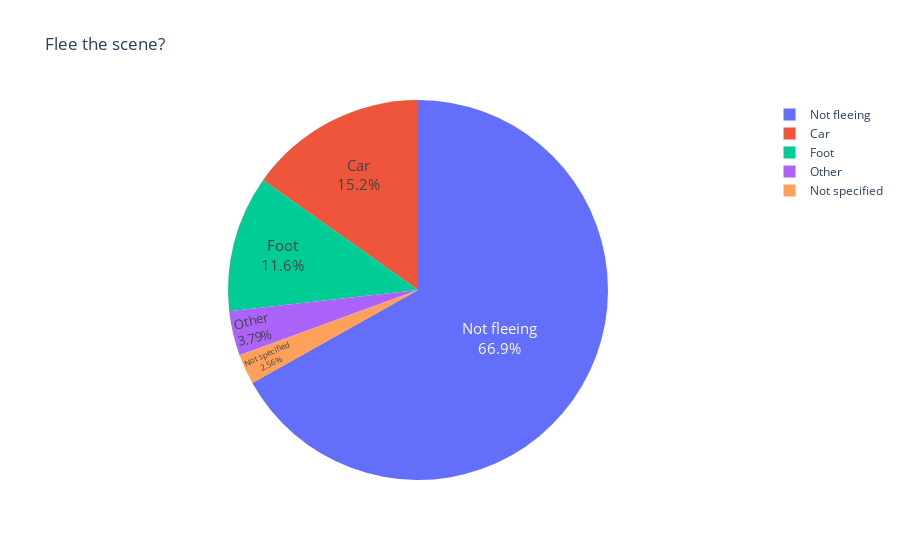

Here is the notebook cell this chart was saved with:
### Markdown cell above
## Flee the scene

### Code cell
flee_scene = deaths_data.flee.value_counts()

fig = px.pie(labels=flee_scene.index, values=flee_scene.values,
             title='Flee the scene?',
             names=flee_scene.index,
             hole=0
             )
fig.update_traces(textposition='inside', textfont_size=15, textinfo='percent+label')
fig.show()

### Figure 1 — Plotly figure (JSON) as saved in the notebook; plotly's stock layout.template omitted (floating-point values rounded to 4 significant figures)
{"data": [{"domain": {"x": [0, 1], "y": [0, 1]}, "hole": 0, "hovertemplate": "label=%{label}<br>value=%{value}<extra></extra>", "labels": ["Not fleeing", "Car", "Foot", "Other", "Not specified"], "legendgroup": "", "name": "", "showlegend": true, "textfont": {"size": 15}, "textinfo": "percent+label", "textposition": "inside", "type": "pie", "values": [1695, 385, 294, 96, 65]}], "layout": {"legend": {"tracegroupgap": 0}, "title": {"text": "Flee the scene?"}}}
